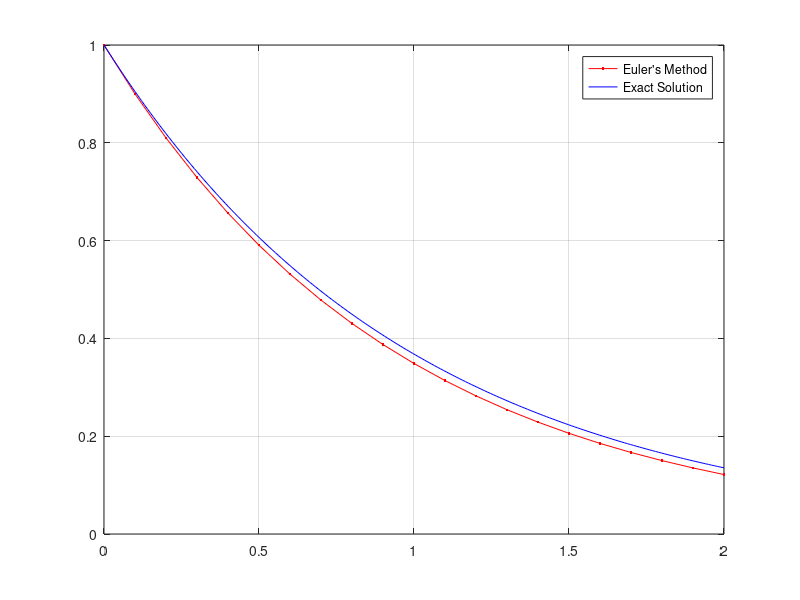

MATLAB code for this plot: (Note: this script raises an error after producing the figure.)
%%
clear; close; clc;
f = @(t,y) -y;
t0 = 0; tf = 2; h = 0.1;
t = t0:h:tf;
y0 = 1;
y = zeros(size(t));
y(1) = y0;
for n = 1:(length(t)-1)
    y(n+1) = y(n) + f(t(n),y(n))*h;
end
t_exact = linspace(t0,tf,200);
y_exact = exp(-t_exact);
plot(t,y,'r.-',t_exact,y_exact,'b')
legend("Euler's Method","Exact Solution"), ylim([0,1]), grid on

print_figure(gcf,'numerical1.png',5,7)

%%
clear; close; clc;
f = @(t,y) -y;
t0 = 0; tf = 2; h = 0.1; t = t0:h:tf; y0 = 1;
[T,Y] = odeEuler(f,t,y0);
plot(T,Y,'r.-'), ylim([0,1]), grid on

print_figure(gcf,'numerical2.png',5,7)

%%
clear; close; clc;
f = @(t,y) -y;
t0 = 0; tf = 1; h = 0.1; t = t0:h:tf; y0 = 1;
y = 0:h:1;
slopefield(f,t,y), hold on
[T,Y] = odeEuler(f,t,y0);
plot(T,Y,'r.-'), hold off

print_figure(gcf,'numerical3.png',5,7)

%%
clear; close; clc;
f = @(t,y) t - y.^2;
t0 = 0; tf = 4; h = 0.01; t = t0:h:tf;
[T,Y0] = odeEuler(f,t,0); plot(T,Y0,'b'), hold on
[T,Y1] = odeEuler(f,t,1); plot(T,Y1,'b')
[T,Y2] = odeEuler(f,t,2); plot(T,Y2,'b')
[T,Y3] = odeEuler(f,t,3); plot(T,Y3,'b'), hold off

print_figure(gcf,'numerical4.png',5,7)

%%
clear; close; clc;
f = @(t,y) sin(t) + cos(y);
t0 = 0; tf = 10; h = 0.01; t = t0:h:tf;
for y0=-5:0.5:10
    [T,Y] = odeEuler(f,t,y0);
    plot(T,Y,'b'), hold on
end
hold off

print_figure(gcf,'numerical5.png',5,7)